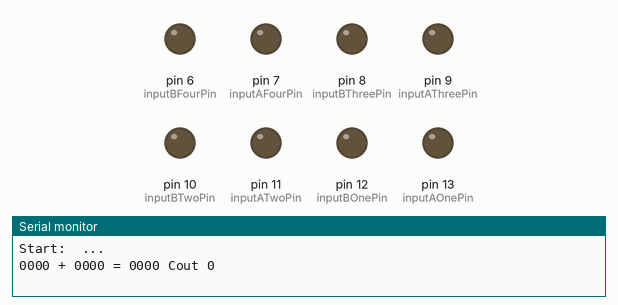
A sketch run on a simulated Arduino Uno, built with avr-gcc and run on an emulated ATmega328P. Parts: output pins drawn as LEDs (lit = HIGH), the last lines printed to the serial monitor.

Above: at 0.1 s.
At 7.6 s:
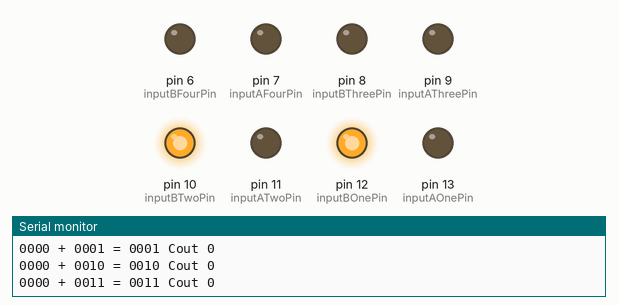
At 12.6 s:
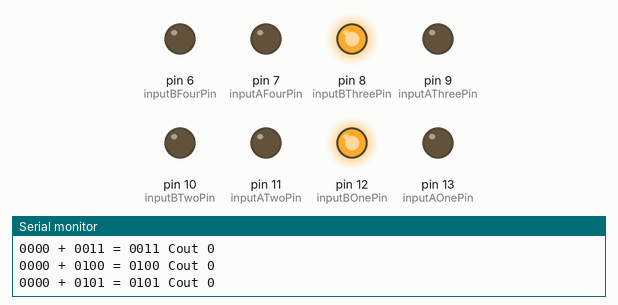
At 17.6 s:
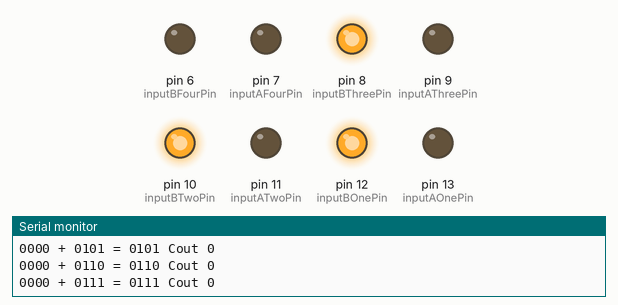
At 27.6 s:
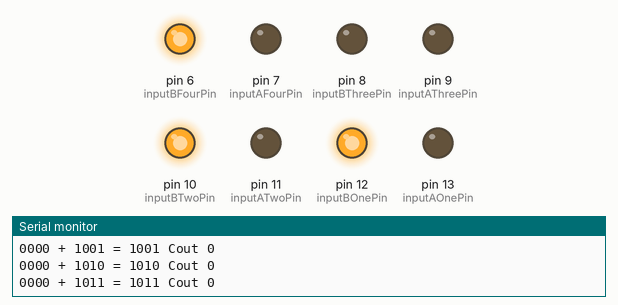
At 37.6 s:
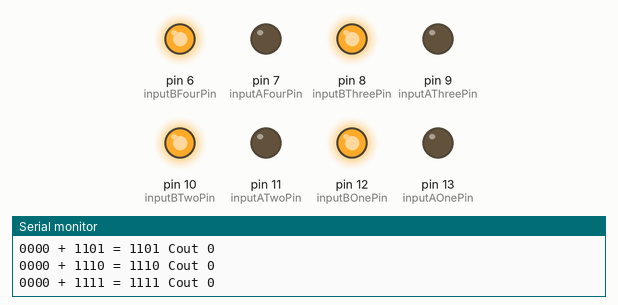
Timing chart, 0 to 39.1 s (numbered marks = the images above):
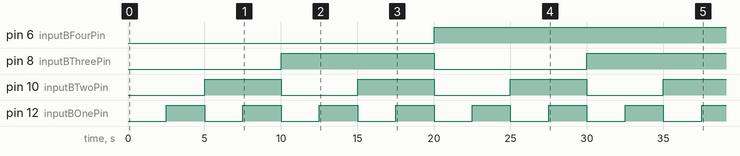

Measured:
- by itself, pin 6 (inputBFourPin): LOW → HIGH at 20.0 s
- by itself, pin 8 (inputBThreePin): LOW → HIGH at 10.0 s, → LOW 10.0 s later, → HIGH 10.0 s later
- by itself, pin 10 (inputBTwoPin): alternates HIGH for 5.0 s and LOW for 5.0 s
- by itself, pin 12 (inputBOnePin): alternates HIGH for 2.5 s and LOW for 2.5 s

The sketch:

10fourbitfulladdertwocompliement.ino
```cpp
/*
  Created by Cristiano S
  Created in May 2023

  Gives inputs to a 4-bit full adder
*/

unsigned int inputAOnePin = 13;
unsigned int inputBOnePin = 12;
unsigned int inputATwoPin = 11;
unsigned int inputBTwoPin = 10;
unsigned int inputAThreePin = 9;
unsigned int inputBThreePin = 8;
unsigned int inputAFourPin = 7;
unsigned int inputBFourPin = 6;

void setup()
{
  // Pin inputs
  pinMode(inputAOnePin, OUTPUT);
  pinMode(inputBOnePin, OUTPUT);
  pinMode(inputATwoPin, OUTPUT);
  pinMode(inputBTwoPin, OUTPUT);
  pinMode(inputAThreePin, OUTPUT);
  pinMode(inputBThreePin, OUTPUT);
  pinMode(inputAFourPin, OUTPUT);
  pinMode(inputBFourPin, OUTPUT);
  // Serial monitor
  Serial.begin(9600); // Start the serial monitor at 9600 baud
  Serial.println("\nStart:  ...\n");
}
/*
  Two's compliment numbers:

  +7 = 0111
  +6 = 0110
  +5 = 0101
  +4 = 0100
  +3 = 0011
  +2 = 0010
  +1 = 0001
  .0 = 0000
  -1 = 1111
  -2 = 1110
  -3 = 1101
  -4 = 1100
  -5 = 1011
  -6 = 1010
  -7 = 1001
  -8 = 1000
*/
void loop()
{
  for (int inputAFour = 0; inputAFour < 2; inputAFour++) {
    // Set the a4 pin to on or off if inputAFour is 1 or another number
    switch (inputAFour) {
      case 1:
        digitalWrite(inputAFourPin, HIGH);
        break;
      default:
        digitalWrite(inputAFourPin, LOW);
        break;
    }
    for (int inputAThree = 0; inputAThree < 2; inputAThree++) {
      // Set the a3 pin to on or off if inputAThree is 1 or another number
      switch (inputAThree) {
        case 1:
          digitalWrite(inputAThreePin, HIGH);
          break;
        default:
          digitalWrite(inputAThreePin, LOW);
          break;
      }
      for (int inputATwo = 0; inputATwo < 2; inputATwo++) {
        // Set the a2 pin to on or off if inputATwo is 1 or another number
        switch (inputATwo) {
          case 1:
            digitalWrite(inputATwoPin, HIGH);
            break;
          default:
            digitalWrite(inputATwoPin, LOW);
            break;
        }
        for (int inputAOne = 0; inputAOne < 2; inputAOne++) {
          // Set the a1 pin to on or off if inputAOne is 1 or another number
          switch (inputAOne) {
            case 1:
              digitalWrite(inputAOnePin, HIGH);
              break;
            default:
              digitalWrite(inputAOnePin, LOW);
              break;
          }
          for (int inputBFour = 0; inputBFour < 2; inputBFour++) {
            // Set the b4 pin to on or off if inputBFour is 1 or another number
            switch (inputBFour) {
              case 1:
                digitalWrite(inputBFourPin, HIGH);
                break;
              default:
                digitalWrite(inputBFourPin, LOW);
                break;
            }
            for (int inputBThree = 0; inputBThree < 2; inputBThree++) {
              // Set the b3 pin to on or off if inputBThree is 1 or another number
              switch (inputBThree) {
                case 1:
                  digitalWrite(inputBThreePin, HIGH);
                  break;
                default:
                  digitalWrite(inputBThreePin, LOW);
                  break;
              }
              for (int inputBTwo = 0; inputBTwo < 2; inputBTwo++) {
                // Set the b2 pin to on or off if inputBTwo is 1 or another number
                switch (inputBTwo) {
                  case 1:
                    digitalWrite(inputBTwoPin, HIGH);
                    break;
                  default:
                    digitalWrite(inputBTwoPin, LOW);
                    break;
                }
                for (int inputBOne = 0; inputBOne < 2; inputBOne++) {
                  // Set the b1 pin to on or off if inputBOne is 1 or another number
                  switch (inputBOne) {
                    case 1:
                      digitalWrite(inputBOnePin, HIGH);
                      break;
                    default:
                      digitalWrite(inputBOnePin, LOW);
                      break;
                  }
                  // 4-Bit Adder math
                  int xorGateOne = inputAOne ^ inputBOne;
                  int xorGateOneTwo = 0 ^ xorGateOne;
                  int andGateOne = inputAOne & inputBOne;
                  int andGateOneTwo = 0 & xorGateOne;
                  int orGateOne = andGateOne | andGateOneTwo;
                  int carryOutOne = orGateOne;
                  int xorGateTwoOne = inputATwo ^ inputBTwo;
                  int xorGateTwoTwo = carryOutOne ^ xorGateTwoOne;
                  int andGateTwoOne = inputATwo & inputBTwo;
                  int andGateTwoTwo = carryOutOne & xorGateTwoOne;
                  int orGateTwo = andGateTwoOne | andGateTwoTwo;
                  int carryOutTwo = orGateTwo;
                  int xorGateThreeOne = inputAThree ^ inputBThree;
                  int xorGateThreeTwo = carryOutTwo ^ xorGateThreeOne;
                  int andGateThreeOne = inputAThree & inputBThree;
                  int andGateThreeTwo = carryOutTwo & xorGateThreeOne;
                  int orGateThree = andGateThreeOne | andGateThreeTwo;
                  int carryOutThree = orGateThree;
                  int xorGateFourOne = inputAFour ^ inputBFour;
                  int xorGateFourTwo = carryOutThree ^ xorGateFourOne;
                  int andGateFourOne = inputAFour & inputBFour;
                  int andGateFourTwo = carryOutThree & xorGateFourOne;
                  int orGateFour = andGateFourOne | andGateFourTwo;
                  int carryOutFour = orGateFour;
                  int sumOne = xorGateOneTwo;
                  int sumTwo = xorGateTwoTwo;
                  int sumThree = xorGateThreeTwo;
                  int sumFour = xorGateFourTwo;

                  Serial.print(inputAFour);
                  Serial.print(inputAThree);
                  Serial.print(inputATwo);
                  Serial.print(inputAOne);
                  Serial.print(" + ");
                  Serial.print(inputBFour);
                  Serial.print(inputBThree);
                  Serial.print(inputBTwo);
                  Serial.print(inputBOne);
                  Serial.print(" = ");
                  Serial.print(sumFour);
                  Serial.print(sumThree);
                  Serial.print(sumTwo);
                  Serial.print(sumOne);
                  Serial.print(" Cout ");
                  Serial.println(carryOutFour);
                  delay(2500);
                }
              }
            }
          }
        }
      }
    }
  }

  Serial.println("\nDone\n");
}
```
